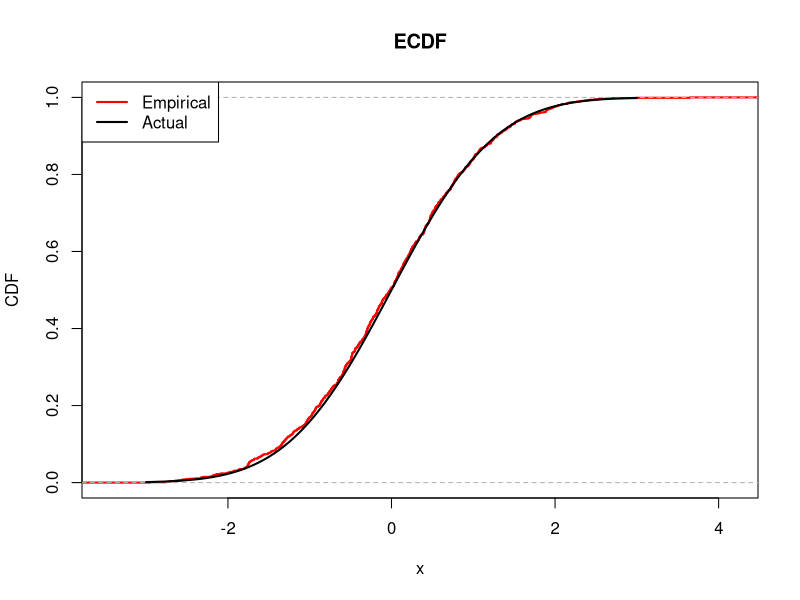
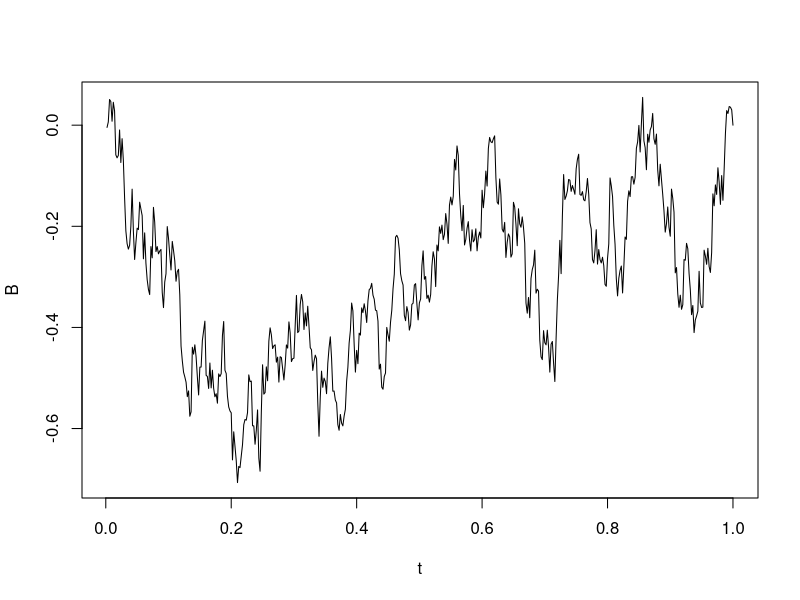
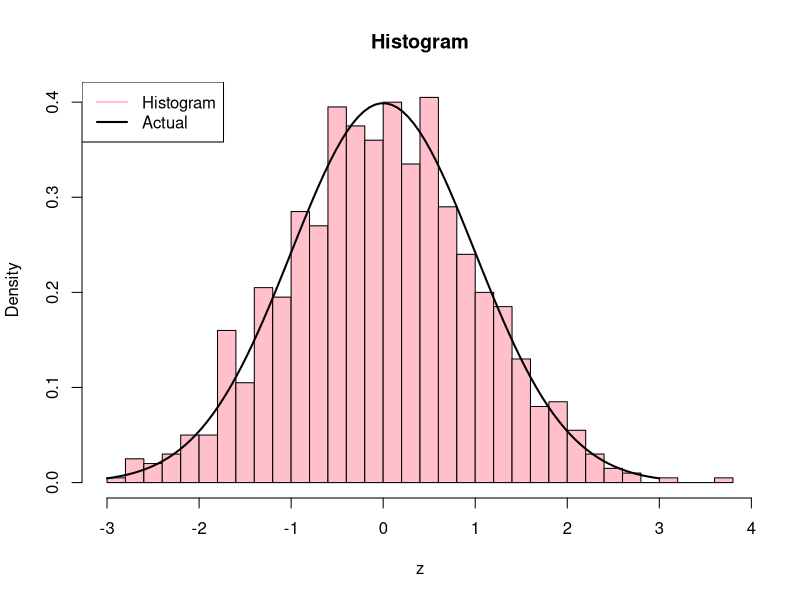
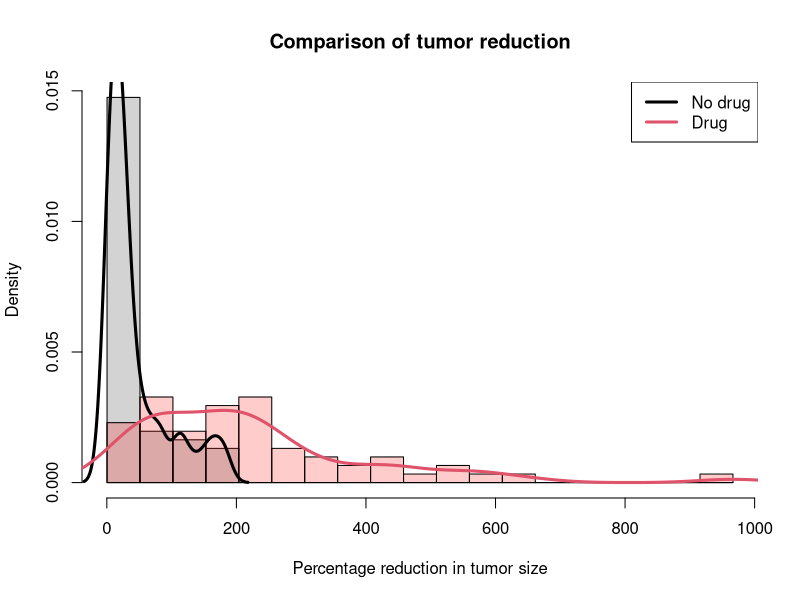

Here is the R script that generated these plots, in order:
## ---- chunk 1
knitr::opts_chunk$set(cache=TRUE, autodep=TRUE, cache.comments=TRUE)
## ---- chunk 2
sample(x=letters, size=10) # Without replacement, the default
sample(x=c(0,1), size=10, replace=TRUE) # With replacement
sample(x=10) # Arguments set as x=1:10, size=10, replace=FALSE
## ---- chunk 3
n = 1000
z = rnorm(n, mean=0, sd=1) # These are the defaults for mean, sd
mean(z)  # Check: sample mean is approximately 0
var(z)   # Check: sample variance is approximately 1
## ---- chunk 4
x = seq(-3,3,length=100)
ecdf.fun = ecdf(z) # Create the ECDF
class(ecdf.fun) # It's a function!
ecdf.fun(0)

# We can plot it 
plot(ecdf.fun, lwd=2, col="red", ylab="CDF", main="ECDF")
lines(x, pnorm(x), lwd=2)
legend("topleft", legend=c("Empirical", "Actual"), lwd=2, 
       col=c("red","black"))
## ---- chunk 5
n = 500
t = 1:n/n
Sig = t %o% (1-t)
Sig = pmin(Sig, t(Sig))
eig = eigen(Sig)
Sig_half = eig$vec %*% diag(sqrt(eig$val)) %*% t(eig$vec)
B = Sig_half %*% rnorm(n)
plot(t, B, type="l")
## ---- chunk 6
ks.test(rnorm(n), rt(n, df=1)) # Normal versus t1
ks.test(rnorm(n), rt(n, df=10)) # Normal versus t10
## ---- chunk 7
hist.obj = hist(z, breaks=30, plot=FALSE) 
class(hist.obj) # It's a list
hist.obj$breaks # These are the break points that were used
hist.obj$density # These are the estimated probabilities

# We can plot it
plot(hist.obj, col="pink", freq=FALSE, main="Histogram")
lines(x, dnorm(x), lwd=2)
legend("topleft", legend=c("Histogram", "Actual"), lwd=2, 
       col=c("pink","black"))
## ---- chunk 8
mean(rnorm(n))
mean(rnorm(n))
mean(rnorm(n))
mean(rnorm(n))
## ---- chunk 9
# Getting the same 5 random normals over and over
set.seed(0); rnorm(5)
set.seed(0); rnorm(5)
set.seed(0); rnorm(5)
## ---- chunk 10
# Different seeds, different numbers
set.seed(1); rnorm(5)
set.seed(2); rnorm(5)
set.seed(3); rnorm(5)
## ---- chunk 11
# Each time the seed is set, the same sequence follows (indefinitely)
set.seed(0); rnorm(3); rnorm(2); rnorm(1)
set.seed(0); rnorm(3); rnorm(2); rnorm(1)
set.seed(0); rnorm(3); rnorm(2); rnorm(1)
## ---- chunk 12
# Simulate, supposing 60 subjects in each group 
set.seed(0)
n = 60 
mu_drug = 2
mu_nodrug = runif(n, min=0, max=1)
x_drug = 100*rexp(n, rate=1/mu_drug) 
x_nodrug = 100*rexp(n, rate=1/mu_nodrug)
## ---- chunk 13
# Find the range of all the measurements together, and define breaks
x_range = range(c(x_nodrug,x_drug))
breaks = seq(min(x_range),max(x_range),length=20)

# Produce hist of the non drug measurements, then drug measurements on top
hist(x_nodrug, breaks=breaks, probability=TRUE, xlim=x_range, 
     col="lightgray", xlab="Percentage reduction in tumor size", 
     main="Comparison of tumor reduction")

# Plot a histogram of the drug measurements, on top
hist(x_drug, breaks=breaks, probability=TRUE, col=rgb(1,0,0,0.2), add=TRUE) 

# Draw estimated densities on top, for each dist
lines(density(x_nodrug), lwd=3, col=1)
lines(density(x_drug), lwd=3, col=2)
legend("topright", legend=c("No drug","Drug"), lty=1, lwd=3, col=1:2)
